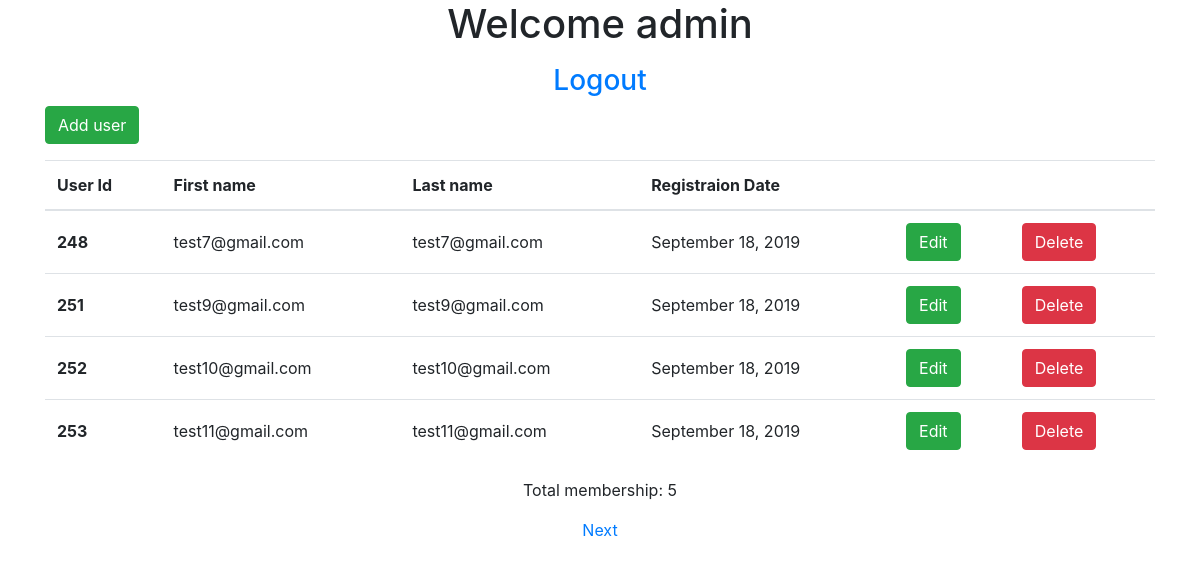
Screenshot of /admin/admin.php (signed in) with the database file from the repository.
### tables this page shows
CREATE TABLE IF NOT EXISTS `users` (
  `userid` mediumint(6) UNSIGNED NOT NULL AUTO_INCREMENT,
  `first_name` varchar(30) NOT NULL,
  `last_name` varchar(40) NOT NULL,
  `email` varchar(60) NOT NULL,
  `password` char(60) NOT NULL,
  `registration_date` timestamp NOT NULL DEFAULT current_timestamp() ON UPDATE current_timestamp(),
  `user_level` tinyint(1) NOT NULL,
  `status` tinyint(1) NOT NULL DEFAULT 1,
  PRIMARY KEY (`userid`),
  UNIQUE KEY `email` (`email`)
);

### admin/process_admin_view_users.php (the view, shortened to what this page needs)
<?php
try {
    require('../mysqli_connect.php');
    $pagerows = 4;
    if ((isset($_GET['p']) && is_numeric($_GET['p']))) {
        $pages = htmlspecialchars($_GET['p'], ENT_QUOTES);
    } else {
        $q = "SELECT COUNT(userid) FROM users";
        $result = mysqli_query($conn, $q);
        $row = mysqli_fetch_array($result, MYSQLI_NUM);
        $records = htmlspecialchars($row[0], ENT_QUOTES);
        if ($records > $pagerows) {
            $pages = ceil($records / $pagerows);
        } else {
            $pages = 1;
        }
    }
    if ((isset($_GET['s'])) && (is_numeric($_GET['s']))) {
        $start = htmlspecialchars($_GET['s'], ENT_QUOTES);
    } else {
        $start = 0;
    }
    $query = "SELECT last_name, first_name, email, ";
    $query .= "DATE_FORMAT(registration_date, '%M %d, %Y')";
    $query .= " AS regdat, userid FROM users WHERE user_level != 1 and status = 1 ORDER BY registration_date ASC";
    $query .= " LIMIT ?, ?";
    $q = mysqli_stmt_init($conn);
    mysqli_stmt_prepare($q, $query);
    mysqli_stmt_bind_param($q, "ii", $start, $pagerows);
    mysqli_stmt_execute($q);
    $result = mysqli_stmt_get_result($q);
    if ($result) {
        echo '<table class="table">
                    <thead>
                    <tr>
                        <th scope="col">User Id</th>
                        <th scope="col">First name</th>
                        <th scope="col">Last name</th>
                        <th scope="col">Registraion Date</th>
                        <th scope="col"></th>
                        <th scope="col"></th>
                    </tr>
                    </thead>
                    <tbody>';
        while ($row = mysqli_fetch_array($result, MYSQLI_ASSOC)) {
            $user_id = htmlspecialchars($row['userid'], ENT_QUOTES);
            $last_name = htmlspecialchars($row['last_name'], ENT_QUOTES);
            $first_name = htmlspecialchars($row['first_name'], ENT_QUOTES);
            $registration_date = htmlspecialchars($row['regdat'], ENT_QUOTES);
            echo '
               <tr>
                    <th class="userid" scope="row">' . $user_id . '</th>
                    <td class="firstname" >' . $first_name . '</td>
                    <td class="lastname">' . $last_name . '</td>
                    <td>' . $registration_date . '</td>
                    <td><button class="btn btn-success edit">Edit</button></td>
                    <td><a href="process-delete.php?id=' . $row['userid'] . '" class="btn btn-danger" onclick="checkDelete(event)">Delete</a></td>
                </tr>';
        }
        echo '</tbody>
                </table>';
    } else {
        echo '<p class="text-center">The current users could not be retrieved. We apologize';
        echo ' for any inconvenience.</p>';
        exit;
    }
    $q = "SELECT COUNT(userid) FROM users WHERE user_level != 1 and status = 1";
    $result = mysqli_query($conn, $q);
    $row = mysqli_fetch_array($result, MYSQLI_NUM);
    $members = htmlspecialchars($row[0], ENT_QUOTES);
    $echostring = "<p class='text-center'>Total membership: $members </p>";
    $echostring .= "<p class='text-center'>";
    if ($pages > 1) {
        $current_page = ($start / $pagerows) + 1;
        if ($current_page != $pages) {
            $echostring .= ' <a href="admin.php?s=' . ($start + $pagerows) .
                '&p=' . $pages . '">Next</a> ';
        }
        $echostring .= '</p>';
        echo $echostring;
    }
}
catch (Exception $e)
{
    print "The system is busy please try later";
} catch (Error $e) {
    print "The system is busy please try again later.";
}
?>

### header.php (shortened to what this page needs)
<!doctype html>
<html lang="en">
<head>
    <link rel="stylesheet" href="https://stackpath.bootstrapcdn.com/bootstrap/4.3.1/css/bootstrap.min.css">
    <link rel="stylesheet" href="css/style.css">
</head>
<body>

### admin/admin.php (shortened to what this page needs)
<?php include("../header.php") ?>
    <h1 class="text-center">Welcome <?php echo $_SESSION['user']['firstname'] ?></h1>
    <h3 class="text-center"><a href="../logout.php">Logout</a></h3>
    <div class="container">
        <div class="row">
            <div class="col-2">
                <a href="" class="btn btn-success mb-3" id="addUserBtn">Add user</a>
            </div>
        </div>
    </div>
    <div class="container">
        <div class="row">
            <div class="col-md-12">
                <?php require("process_admin_view_users.php"); ?>
            </div>
        </div>
    </div>
<?php include("../footer.php") ?>

### footer.php (shortened to what this page needs)
</body>
</html>

### admin/css/style.css (style rules this page uses)
.table td, .table th { vertical-align: middle; }

### rows the page displays
users: userid "248", first_name "test7@gmail.com", last_name "test7@gmail.com", registration_date "September 18, 2019"
users: userid "251", first_name "test9@gmail.com", last_name "test9@gmail.com", registration_date "September 18, 2019"
users: userid "252", first_name "test10@gmail.com", last_name "test10@gmail.com", registration_date "September 18, 2019"
users: userid "253", first_name "test11@gmail.com", last_name "test11@gmail.com", registration_date "September 18, 2019"

### other values shown
$_SESSION['user']['firstname'] "admin"
$members "5"
